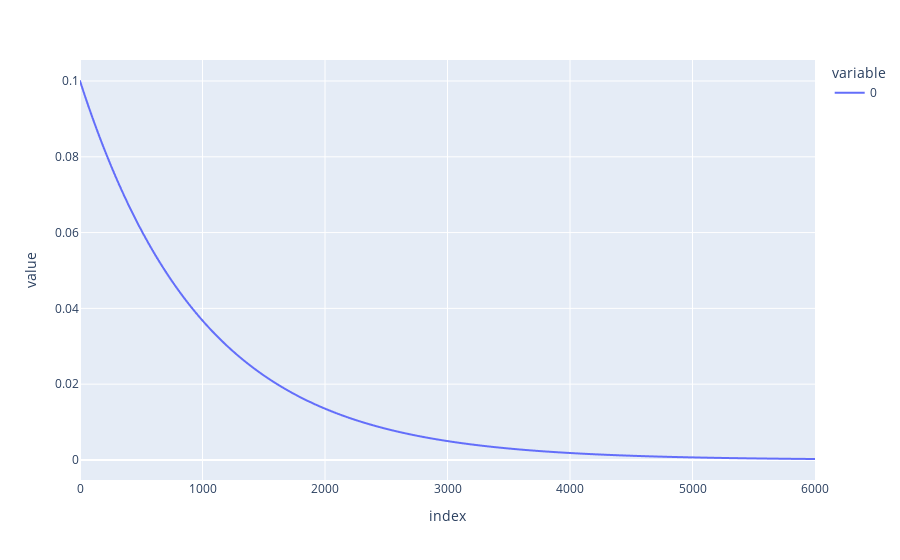

Source (notebook cell):
### Code cell
def calculate_exponential(expected_mu, event):
    return expected_mu * m.e ** (- expected_mu * event)

def generate_list(expected_value):
    result = []
    i = 0
    counter = 0
    while True:
        result.append(calculate_exponential(expected_mu = expected_value, event = i))
        i += 0.01
        if counter == 6000:
            break
        counter += 1
    print(counter)
    return result

lambda_expected_value = 10
mu = 1 / lambda_expected_value

data = generate_list(expected_value = mu)
px.line(data)

### Figure 1 — Plotly figure (JSON) as saved in the notebook; plotly's stock layout.template omitted (floating-point values rounded to 4 significant figures; data arrays with more than 128 entries replaced by an {"elided": "..."} marker saying what was removed)
{"data": [{"hovertemplate": "variable=0<br>index=%{x}<br>value=%{y}<extra></extra>", "legendgroup": "0", "line": {"color": "#636efa", "dash": "solid"}, "marker": {"symbol": "circle"}, "mode": "lines", "name": "0", "showlegend": true, "type": "scattergl", "x": {"elided": "6001 int values"}, "xaxis": "x", "y": {"elided": "6001 float values"}, "yaxis": "y"}], "layout": {"legend": {"title": {"text": "variable"}, "tracegroupgap": 0}, "margin": {"t": 60}, "xaxis": {"anchor": "y", "domain": [0, 1], "title": {"text": "index"}}, "yaxis": {"anchor": "x", "domain": [0, 1], "title": {"text": "value"}}}}
